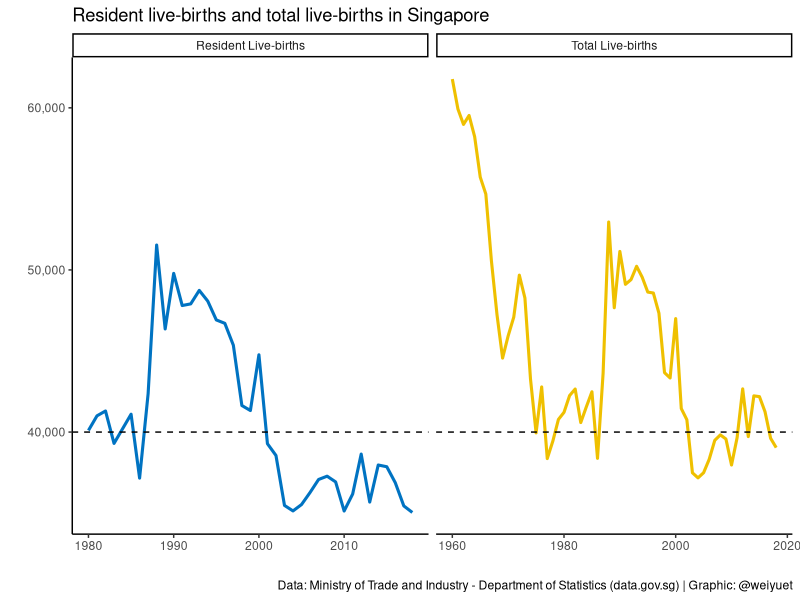
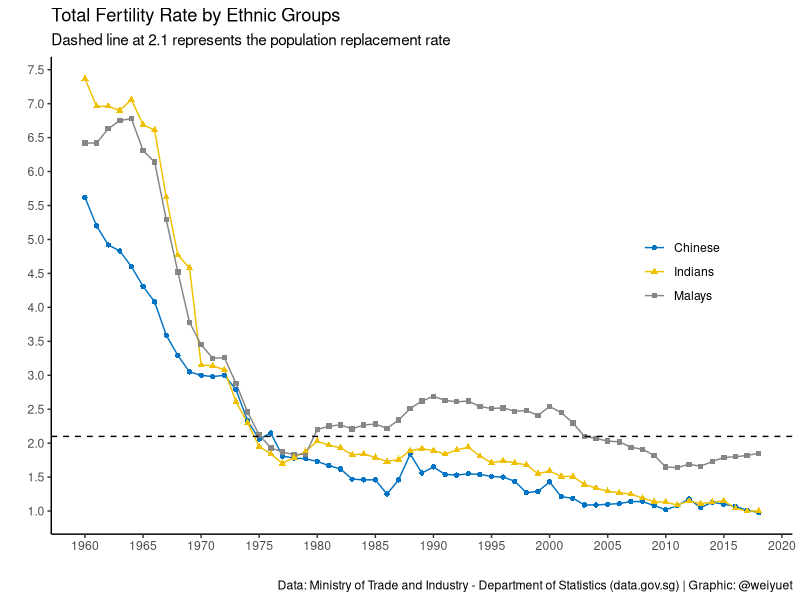
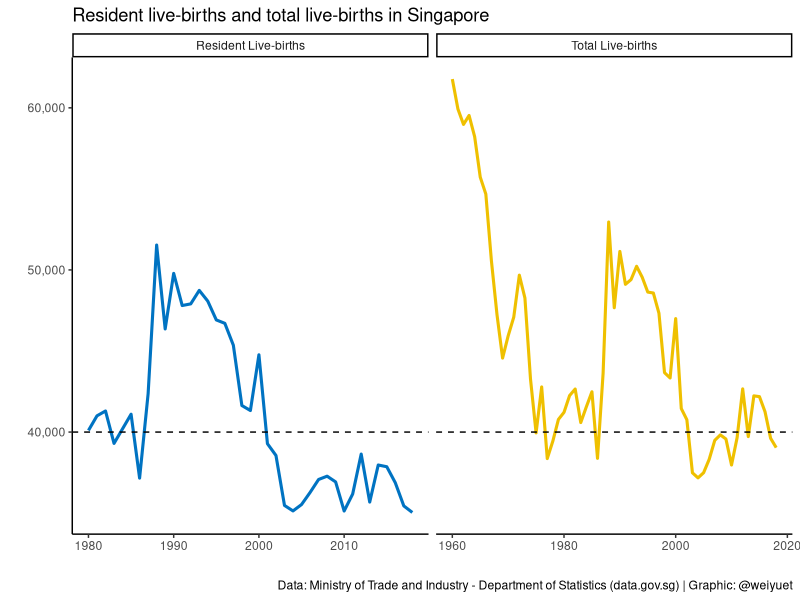
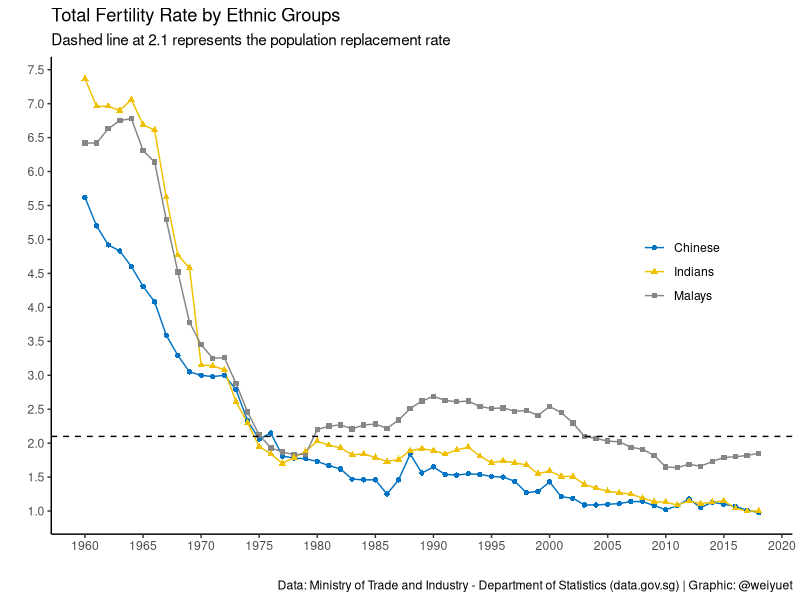

Write R code to recreate these figures, in order.
# Setup
library(tidyverse)
library(scales)
library(ggsci)

#Load live-births data
live_births <- read_csv("data/births-and-fertility-annual/live-births.csv")

# Wrangle
live_births$value <- as.double(as.character(live_births$value))

# Plot number of live-births
live_births %>% 
  drop_na() %>% 
  ggplot(aes(x = year, y = value, colour = level_1)) +
  geom_line(size = 1.05) +
  geom_hline(yintercept = 40000, linetype = 2, size = 0.5) +
  facet_wrap(~level_1, scales = "free_x") +
  scale_y_continuous(labels = label_number(big.mark = ",")) +
  theme_classic() +
  theme(legend.position = "none") +
  scale_colour_jco() +
  labs(x = "", y = "",
       title = "Resident live-births and total live-births in Singapore",
       caption = "Data: Ministry of Trade and Industry - Department of Statistics (data.gov.sg) | Graphic: @weiyuet")

# Save image
ggsave("figures/resident-and-total-live-births.png", width = 8, height = 6)

# Load total fertility rate by ethnic group data
total_fertility_rate_by_ethnic_group <- read_csv("data/births-and-fertility-annual/total-fertility-rate-by-ethnic-group.csv")

total_fertility_rate_by_ethnic_group %>% 
  ggplot(aes(x = year, y = value, colour = level_2)) +
  geom_line() +
  geom_point(aes(shape = level_2)) +
  geom_hline(yintercept = 2.1, linetype = 2, size = 0.5) +
  theme_classic() +
  theme(legend.title = element_blank(),
        legend.position = c(0.85, 0.55)) +
  scale_x_continuous(breaks = seq(1960, 2020, 5)) +
  scale_y_continuous(breaks = seq(0, 8, 0.5), labels = label_number(decimal.mark = '.', accuracy = 0.1)) +
  scale_colour_jco() +
  labs(x = "", y ="",
       title = "Total Fertility Rate by Ethnic Groups",
       subtitle = "Dashed line at 2.1 represents the population replacement rate",
       caption = "Data: Ministry of Trade and Industry - Department of Statistics (data.gov.sg) | Graphic: @weiyuet")

# Save image
ggsave("figures/fertility-rate-ethnic-groups.png", width = 8, height = 6)
